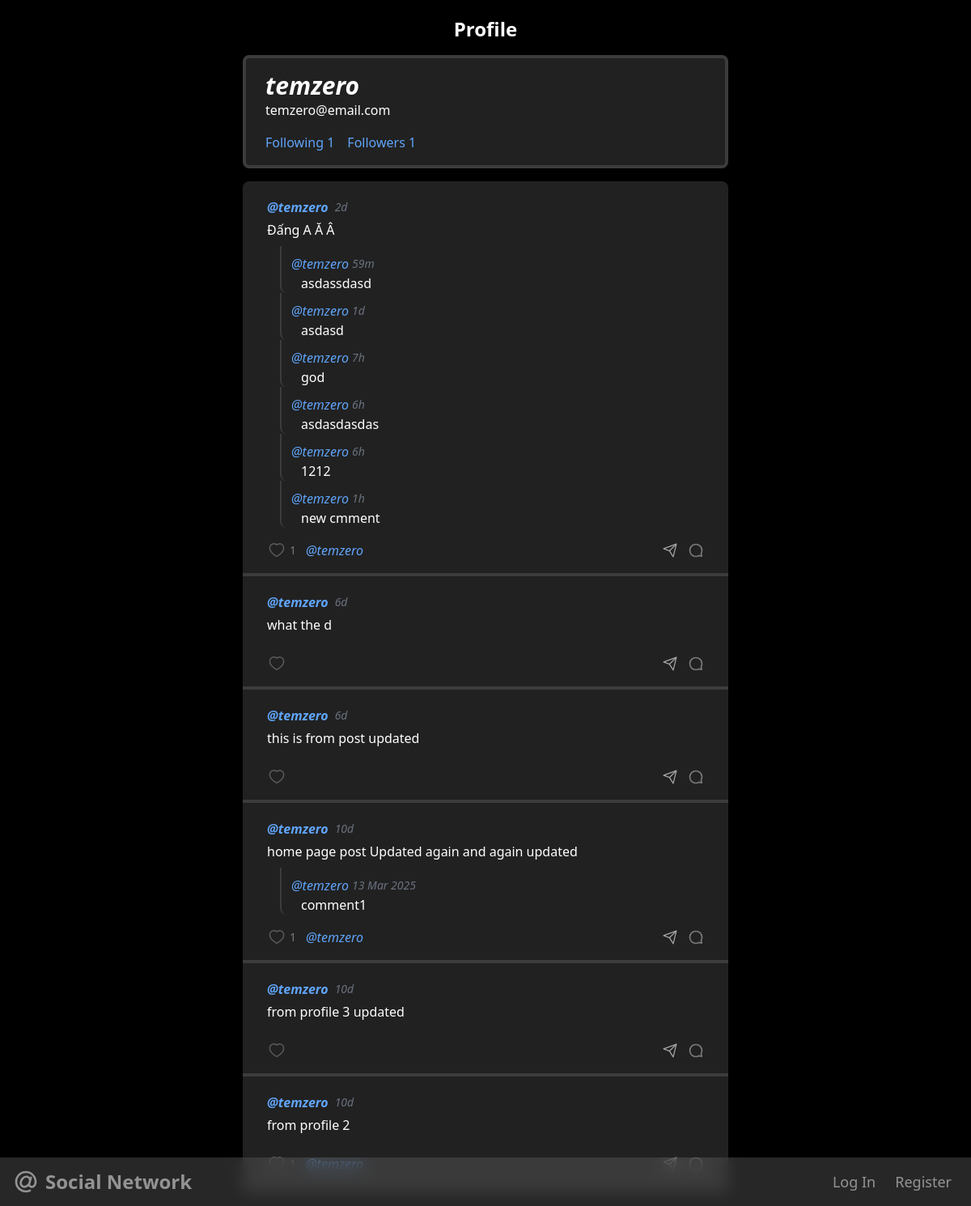
The app's page /profile/1 with its own data.
### network/models.py (models this page shows, shortened)
class User(AbstractUser):
    def __str__(self):
        return f"{self.username}"

class Post(models.Model):
    user = models.ForeignKey(User, on_delete=models.CASCADE, related_name='author')
    content = models.CharField(max_length=999)
    likers = models.ManyToManyField(User, through='Like', related_name='liked_posts')
    time = models.DateTimeField(auto_now_add=True)
    def time_ago(self):
        diff = now() - self.time
        if diff < timedelta(minutes=1):
            return "Just now"
        elif diff < timedelta(hours=1):
            return f"{int(diff.total_seconds() / 60)}m"
        elif diff < timedelta(days=1):
            return f"{int(diff.total_seconds() / 3600)}h"
        elif diff < timedelta(days=7):
            return f"{diff.days}d"
        else:
            return f"{diff.days}d"

class Comment(models.Model):
    user = models.ForeignKey(User, on_delete=models.CASCADE, related_name='commenter')
    content = models.CharField(max_length=299)
    post = models.ForeignKey(Post, on_delete=models.CASCADE, related_name='commented_post')
    time = models.DateTimeField(auto_now_add=True)
    def time_ago(self):
        diff = now() - self.time
        if diff < timedelta(minutes=1):
            return "Just now"
        elif diff < timedelta(hours=1):
            return f"{int(diff.total_seconds() / 60)}m"
        elif diff < timedelta(days=1):
            return f"{int(diff.total_seconds() / 3600)}h"
        elif diff < timedelta(days=7):
            return f"{diff.days}d"
        else:
            return self.time.strftime('%d %b %Y')

### network/views.py (the view)
# urls.py: path("profile/<int:user_id>", views.profile, name="profile"),
def profile(request, user_id):
    profileUser = User.objects.get(pk=user_id)
    following_users = User.objects.filter(followers__follower=profileUser)
    follower_users = User.objects.filter(following__followed=profileUser)
    posts = Post.objects.filter(user=profileUser).order_by('-time')
    paginator = Paginator(posts, 10)
    page_number = request.GET.get('page')
    page_obj = paginator.get_page(page_number)
    return render(request, "network/profile.html", {
        "profileUser": profileUser,
        "following_users": following_users,
        "follower_users": follower_users,
        "page_obj": page_obj
    })

### network/templates/network/profile.html (shortened to what this page needs)
{% extends "network/layout.html" %}
{% block body %}
    <h1 class="text-2xl font-bold mb-4">
       Profile
    </h1>
    <div class="posts item mb-4">
        <div class="px-6 py-4">
            <div class="flex justify-between items-center">
                <div class="font-bold italic text-3xl">{{ profileUser.username }}</div>
            </div>
            <div>{{ profileUser.email }}</div>
            <div class="flex gap-4 mt-4">
                <a id="following-button" class="text-blue-400 hover:underline cursor-pointer">Following {{ following_users.count }}</a>
                <a id="followers-button" class="text-blue-400 hover:underline cursor-pointer">Followers {{ follower_users.count }}</a>
            </div>
        </div>
    </div>
    {% include 'partials/posts.html' %}
{% endblock %}

### network/templates/partials/posts.html (shortened to what this page needs)
{% if page_obj %}
    <div class="posts" id="posts">
        {% for post in page_obj %}
            <div class="post" id="{{ post.id }}" onclick="console.log('clicked post-{{post.id}}')">
                <div class="flex justify-between">
                    <div class="flex gap-2 items-center">
                        <a href="{% url 'profile' post.user.id %}" onclick="event.stopPropagation()" class="post-username font-bold text-blue-400 hover:underline italic">@{{post.user}}</a>
                        <h3 class="post-time text-sm text-gray-500 italic">{{ post.time_ago }}</h3>
                    </div>
                </div>
                <h1 id="post-content" class="post-content mt-1">{{post.content}}</h1>
                <div class="comments">
                    {% for comment in post.commented_post.all %}
                        {% include 'partials/postComments.html' %}
                    {% endfor %}
                </div>
                <div id="post-buttons-container" class="flex gap-4 items-center justify-between mt-4">
                    <form class="like-form flex items-center" action="{% url 'like' post.id %}" >
                        {% if user.is_authenticated %}
                            <button class="cursor-pointer flex items-center p-0 border-none" type="submit" onclick="event.stopPropagation();">
                                {% if user in post.likers.all %}
                                    <img class="h-6 w-6" src="../../static/icons/hearted.svg" alt="Unlike">
                                {% else %}
                                    <img class="h-6 w-6 opacity-60 hover:opacity-100" src="../../static/icons/heart.svg" alt="Like">
                                {% endif %}
                            </button>
                        {% else %}
                            <button class="cursor-not-allowed opacity-50 flex items-center p-0 border-none" type="button" onclick="alert('You must be logged in to like posts!')">
                                <img class="opacity-50 h-6 w-6 self-start" src="../../static/icons/heart.svg" alt="Like">
                            </button>
                        {% endif %}
                        {% if post.likers.all %}
                            <span class="text-sm opacity-40 ml-1">
                                {{post.likers.count}}
                            </span>
                            <span class="w-[400px] text-gray-400 ml-3 mr-4 overflow-hidden text-ellipsis whitespace-nowrap block">
                                {% for liker in post.likers.all %}
                                    <a href="{% url 'profile' liker.id %}" class="text-blue-400 hover:underline italic" onclick="event.stopPropagation()">@{{ liker }}</a>
                                {% endfor %}
                            </span>
                        {% endif %}
                    </form>
                    <div class="flex">
                        <a href="{% url 'post' post.id %}" class="mr-3 opacity-60 hover:opacity-100 cursor-pointer flex items-center border-none" onclick="event.stopPropagation();">
                            <img class="h-5 w-5" src="../../static/icons/share.svg" alt="Share">
                        </a>
                        {% if user.is_authenticated %}
                            <button id="comment-button" class="comment-button opacity-60 hover:opacity-100 cursor-pointer flex items-center border-none">
                                <img class="h-5 w-5" src="../../static/icons/comment.svg" alt="Comment">
                                {% if post.commented_post.count %}
                                    <span class="text-sm ml-1">
                                        {{post.commented_post.count}}
                                    </span>
                                {% endif %}
                            </button>
                        {% else %}
                            <button class="cursor-not-allowed opacity-40 flex items-center p-0 border-none " type="button" onclick="alert('You must be logged in to comment!')">
                                <img class="h-5 w-5" src="../../static/icons/comment.svg" alt="Comment">
                            </button>
                        {% endif %}
                    </div>
                </div>
            </div>
        {% endfor %}
    </div>
{% endif %}

### network/templates/partials/postComments.html (shortened to what this page needs)
<div class="comment" id="{{comment.id}}">
    <div class="flex justify-between">
        <div class="flex items-center gap-1">
            {% if comment.user %}
                <a href="{% url 'profile' comment.user.id %}" onclick="event.stopPropagation()" class="comment-username text-blue-400 hover:underline italic">@{{ comment.user }}</a>
            {% else %}
                <span class="text-gray-400 comment-username italic">@Anonymous</span>
            {% endif %}
            <h3 class="comment-time text-sm text-gray-500 italic">{{ comment.time_ago }}</h3>
        </div>
    </div>
    <h1 id="comment-content" class="comment-content ml-3">{{ comment.content }}</h1>
</div>

### network/static/network/styles.css (style rules this page uses)
:root { --text-color: white; --bg-color: black; --bg-item: rgb(33, 33, 33); --sidebar-bg: rgba(99, 99, 99, 0.4); --border-color: #3c3c3c; }
html { color: var(--text-color); background-color: var(--bg-color); }
button, .button { border: 1px solid white; border-radius: 4px; padding: 4px 8px; display: flex; align-items: center; justify-content: center; }
.item { border-radius: 8px; border: 4px solid var(--border-color); }
.posts { width: 600px; border-radius: 8px; background-color: var(--bg-item); }
.post { padding: 20px 30px; padding-bottom: 16px; border-bottom: 4px solid var(--border-color); cursor: pointer; }
.post:first-child { border-top-left-radius: 10px; border-top-right-radius: 10px; }
.comments { display: flex; flex-direction: column; margin-top: 8px; margin-bottom: 12px; }
.comment { margin-left: 16px; padding-top: 10px; padding-left: 12px; border-left: 2px solid var(--border-color); border-bottom-left-radius: 8px; }

### records on screen
User: username "temzero", email "temzero@email.com"
Post: user "temzero", time_ago "2d", content "Đấng A Ă Â", likers.count "1"
Comment: user "temzero", time_ago "59m", content "asdassdasd"
Comment: user "temzero", time_ago "1d", content "asdasd"
Comment: user "temzero", time_ago "7h", content "god"
Comment: user "temzero", time_ago "6h", content "asdasdasdas"
Comment: user "temzero", time_ago "6h", content "1212"
Comment: user "temzero", time_ago "1h", content "new cmment"
Post: user "temzero", time_ago "6d", content "what the d"
Post: user "temzero", time_ago "6d", content "this is from post updated"
Post: user "temzero", time_ago "10d", content "home page post Updated again and again updated", likers.count "1"
Comment: user "temzero", time_ago "13 Mar 2025", content "comment1"
Post: user "temzero", time_ago "10d", content "from profile 3 updated"
Post: user "temzero", time_ago "10d", content "from profile 2", likers.count "1"

### other values on screen
{{ following_users.count }} "1"
{{ follower_users.count }} "1"
